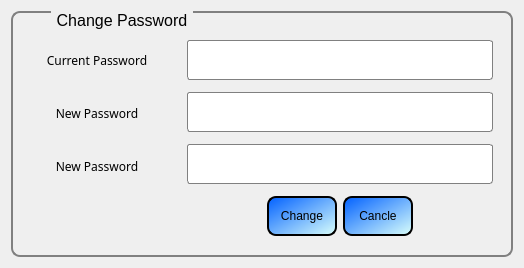
<?xml version="1.0" encoding="UTF-8"?>
<ui version="4.0">
 <class>Form</class>
 <widget class="QWidget" name="Form">
  <property name="geometry">
   <rect>
    <x>0</x>
    <y>0</y>
    <width>524</width>
    <height>268</height>
   </rect>
  </property>
  <property name="minimumSize">
   <size>
    <width>500</width>
    <height>268</height>
   </size>
  </property>
  <property name="maximumSize">
   <size>
    <width>524</width>
    <height>268</height>
   </size>
  </property>
  <property name="windowTitle">
   <string>Form</string>
  </property>
  <property name="styleSheet">
   <string notr="true">	background-color: qlineargradient(spread:reflect, x1:0, y1:0, x2:1, y2:1, stop:0 		rgba(76, 255, 243, 255), stop:1 rgba(218, 255, 251, 255));
</string>
  </property>
  <layout class="QVBoxLayout" name="verticalLayout">
   <item>
    <widget class="QGroupBox" name="groupBox_20">
     <property name="minimumSize">
      <size>
       <width>500</width>
       <height>0</height>
      </size>
     </property>
     <property name="maximumSize">
      <size>
       <width>600</width>
       <height>16777215</height>
      </size>
     </property>
     <property name="font">
      <font>
       <pointsize>12</pointsize>
      </font>
     </property>
     <property name="layoutDirection">
      <enum>Qt::LeftToRight</enum>
     </property>
     <property name="styleSheet">
      <string notr="true">
QGroupBox {
    border: 2px solid gray;
    border-radius: 9px;
    margin-top: 0.8em;
	
	background-color: transparent;
}

QGroupBox::title {
    subcontrol-origin: margin;
    left: 40px;
    padding: 0 3px 0 3px;
}</string>
     </property>
     <property name="title">
      <string>Change Password</string>
     </property>
     <property name="alignment">
      <set>Qt::AlignCenter</set>
     </property>
     <layout class="QGridLayout" name="gridLayout_4">
      <property name="topMargin">
       <number>12</number>
      </property>
      <item row="0" column="0" rowspan="2">
       <widget class="QFrame" name="frame_34">
        <property name="minimumSize">
         <size>
          <width>150</width>
          <height>0</height>
         </size>
        </property>
        <property name="maximumSize">
         <size>
          <width>250</width>
          <height>16777215</height>
         </size>
        </property>
        <property name="styleSheet">
         <string notr="true">background-color: transparent;</string>
        </property>
        <property name="frameShape">
         <enum>QFrame::NoFrame</enum>
        </property>
        <property name="frameShadow">
         <enum>QFrame::Raised</enum>
        </property>
        <layout class="QVBoxLayout" name="verticalLayout_34">
         <property name="spacing">
          <number>10</number>
         </property>
         <property name="leftMargin">
          <number>0</number>
         </property>
         <property name="topMargin">
          <number>12</number>
         </property>
         <property name="rightMargin">
          <number>0</number>
         </property>
         <property name="bottomMargin">
          <number>0</number>
         </property>
         <item>
          <widget class="QLabel" name="label_108">
           <property name="minimumSize">
            <size>
             <width>0</width>
             <height>40</height>
            </size>
           </property>
           <property name="maximumSize">
            <size>
             <width>16777215</width>
             <height>40</height>
            </size>
           </property>
           <property name="font">
            <font>
             <family>8514oem</family>
            </font>
           </property>
           <property name="text">
            <string>Current Password</string>
           </property>
           <property name="alignment">
            <set>Qt::AlignCenter</set>
           </property>
          </widget>
         </item>
         <item>
          <widget class="QLabel" name="label_109">
           <property name="minimumSize">
            <size>
             <width>0</width>
             <height>40</height>
            </size>
           </property>
           <property name="maximumSize">
            <size>
             <width>16777215</width>
             <height>40</height>
            </size>
           </property>
           <property name="font">
            <font>
             <family>8514oem</family>
            </font>
           </property>
           <property name="text">
            <string>New Password</string>
           </property>
           <property name="alignment">
            <set>Qt::AlignCenter</set>
           </property>
          </widget>
         </item>
         <item>
          <widget class="QLabel" name="label_110">
           <property name="minimumSize">
            <size>
             <width>0</width>
             <height>40</height>
            </size>
           </property>
           <property name="maximumSize">
            <size>
             <width>16777215</width>
             <height>40</height>
            </size>
           </property>
           <property name="font">
            <font>
             <family>8514oem</family>
            </font>
           </property>
           <property name="text">
            <string>New Password</string>
           </property>
           <property name="alignment">
            <set>Qt::AlignCenter</set>
           </property>
          </widget>
         </item>
         <item>
          <widget class="QLabel" name="label_112">
           <property name="minimumSize">
            <size>
             <width>0</width>
             <height>40</height>
            </size>
           </property>
           <property name="maximumSize">
            <size>
             <width>16777215</width>
             <height>40</height>
            </size>
           </property>
           <property name="font">
            <font>
             <family>8514oem</family>
            </font>
           </property>
           <property name="text">
            <string/>
           </property>
           <property name="alignment">
            <set>Qt::AlignCenter</set>
           </property>
          </widget>
         </item>
        </layout>
       </widget>
      </item>
      <item row="0" column="1" rowspan="2">
       <widget class="QFrame" name="frame_35">
        <property name="maximumSize">
         <size>
          <width>350</width>
          <height>16777215</height>
         </size>
        </property>
        <property name="styleSheet">
         <string notr="true">background-color: transparent</string>
        </property>
        <property name="frameShape">
         <enum>QFrame::NoFrame</enum>
        </property>
        <property name="frameShadow">
         <enum>QFrame::Raised</enum>
        </property>
        <layout class="QVBoxLayout" name="verticalLayout_5">
         <property name="bottomMargin">
          <number>0</number>
         </property>
         <item>
          <widget class="QLineEdit" name="current_password">
           <property name="minimumSize">
            <size>
             <width>0</width>
             <height>40</height>
            </size>
           </property>
           <property name="maximumSize">
            <size>
             <width>16777215</width>
             <height>16777215</height>
            </size>
           </property>
           <property name="font">
            <font>
             <pointsize>10</pointsize>
            </font>
           </property>
           <property name="styleSheet">
            <string notr="true">QLineEdit{
border:1px solid gray;
background-color: rgb(255, 255, 255);
border-radius:3px;
}</string>
           </property>
          </widget>
         </item>
         <item>
          <widget class="QLineEdit" name="new_password2">
           <property name="minimumSize">
            <size>
             <width>0</width>
             <height>40</height>
            </size>
           </property>
           <property name="font">
            <font>
             <pointsize>10</pointsize>
            </font>
           </property>
           <property name="styleSheet">
            <string notr="true">QLineEdit{
border:1px solid gray;
background-color: rgb(255, 255, 255);
border-radius:3px;
}</string>
           </property>
          </widget>
         </item>
         <item>
          <widget class="QLineEdit" name="new_passowed">
           <property name="minimumSize">
            <size>
             <width>0</width>
             <height>40</height>
            </size>
           </property>
           <property name="font">
            <font>
             <pointsize>10</pointsize>
            </font>
           </property>
           <property name="styleSheet">
            <string notr="true">QLineEdit{
border:1px solid gray;
background-color: rgb(255, 255, 255);
border-radius:3px;
}</string>
           </property>
           <property name="text">
            <string/>
           </property>
          </widget>
         </item>
         <item alignment="Qt::AlignHCenter">
          <widget class="QFrame" name="frame_20">
           <property name="maximumSize">
            <size>
             <width>350</width>
             <height>40</height>
            </size>
           </property>
           <property name="frameShape">
            <enum>QFrame::NoFrame</enum>
           </property>
           <property name="frameShadow">
            <enum>QFrame::Raised</enum>
           </property>
           <layout class="QHBoxLayout" name="horizontalLayout">
            <property name="leftMargin">
             <number>0</number>
            </property>
            <property name="topMargin">
             <number>0</number>
            </property>
            <property name="rightMargin">
             <number>0</number>
            </property>
            <property name="bottomMargin">
             <number>0</number>
            </property>
            <item>
             <widget class="QPushButton" name="pushButton_6">
              <property name="minimumSize">
               <size>
                <width>70</width>
                <height>40</height>
               </size>
              </property>
              <property name="styleSheet">
               <string notr="true">border:2px solid;
border-radius:9px;
background-color: qlineargradient(spread:reflect, x1:0, y1:0, x2:1, y2:1, stop:0 rgba(0, 96, 255, 255), stop:1 rgba(218, 255, 251, 255));</string>
              </property>
              <property name="text">
               <string>Change</string>
              </property>
             </widget>
            </item>
            <item>
             <widget class="QPushButton" name="pushButton_7">
              <property name="minimumSize">
               <size>
                <width>70</width>
                <height>40</height>
               </size>
              </property>
              <property name="styleSheet">
               <string notr="true">border:2px solid;
border-radius:9px;
background-color: qlineargradient(spread:reflect, x1:0, y1:0, x2:1, y2:1, stop:0 rgba(0, 96, 255, 255), stop:1 rgba(218, 255, 251, 255));</string>
              </property>
              <property name="text">
               <string>Cancle</string>
              </property>
             </widget>
            </item>
           </layout>
          </widget>
         </item>
        </layout>
       </widget>
      </item>
     </layout>
    </widget>
   </item>
  </layout>
 </widget>
 <resources>
  <include location="../icons/source.qrc"/>
 </resources>
 <connections/>
</ui>
